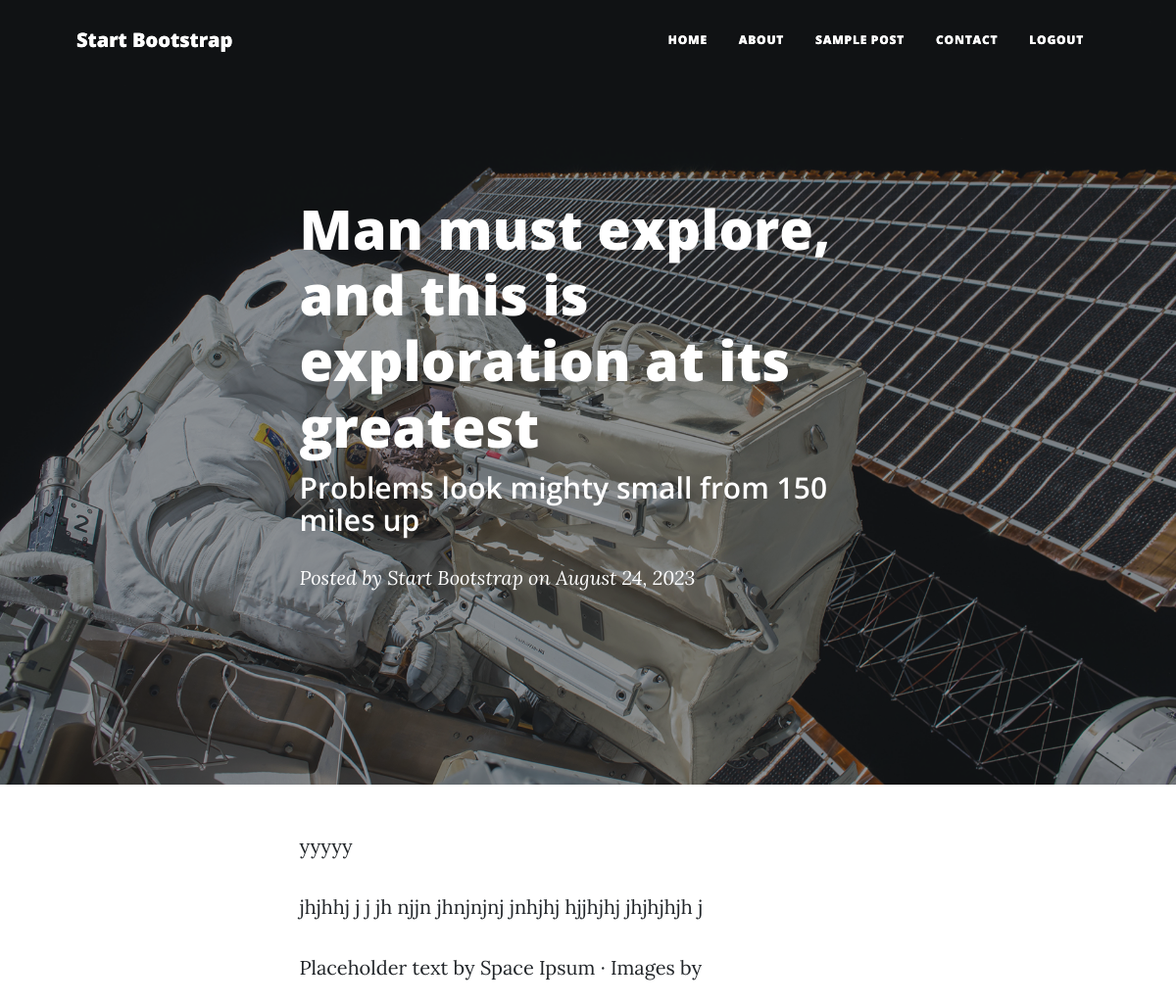
Screenshot of /singlepost/in9hjj (signed in) with the database file from the repository.
### shop/models.py (models this page shows, shortened)
class Post(models.Model):
    STATUS_CHOICES = (
        ('p', 'publish'),
        ('d', 'draft')
    )
    title = models.CharField(max_length=200)
    slug = models.SlugField(max_length=100, unique=True )
    description = models.TextField()
    thumbnail = models.ImageField(upload_to="image/")
    publish = models.DateTimeField(default=timezone.now)
    created = models.DateTimeField(auto_now_add=True)
    updated = models.DateTimeField(auto_now=True)
    status = models.CharField(max_length=1, choices=STATUS_CHOICES)

### shop/views.py (the view)
# urls.py: path('singlepost/<slug:slug>' , singlePost , name="singlePost")
@login_required(login_url='/login/')
def singlePost(request, slug):
    post = get_object_or_404(Post, slug=slug, status='p')
    context = {
        'post': post
    }
    return render(request, 'shop/post.html', context)

### shop/templates/shop/post.html (shortened to what this page needs)
{% load static %}
<!DOCTYPE html>
<html lang="en">
    <head>
        <link href="{% static 'css/styles.css' %}" rel="stylesheet" />
    </head>
    <body>
               {% include './header.html' %}
        <header class="masthead" style="background-image: url('{% static "assets/img/post-bg.jpg" %}')">
            <div class="container position-relative px-4 px-lg-5">
                <div class="row gx-4 gx-lg-5 justify-content-center">
                    <div class="col-md-10 col-lg-8 col-xl-7">
                        <div class="post-heading">
                            <h1>Man must explore, and this is exploration at its greatest</h1>
                            <h2 class="subheading">Problems look mighty small from 150 miles up</h2>
                            <span class="meta">
                                Posted by
                                <a href="#!">Start Bootstrap</a>
                                on August 24, 2023
                            </span>
                        </div>
                    </div>
                </div>
            </div>
        </header>
        <article class="mb-4">
            <div class="container px-4 px-lg-5">
                <div class="row gx-4 gx-lg-5 justify-content-center">
                    <div class="col-md-10 col-lg-8 col-xl-7">
                            {{ post.title }}
                        <p>
                            {{ post.description }}
                        </p>
                            Placeholder text by
                            <a href="http://spaceipsum.com/">Space Ipsum</a>
                            &middot; Images by
                    </div>
                </div>
            </div>
        </article>
                      {% include './header.html' %}
    </body>
</html>

### rows the page displays
Post: title "yyyyy", description "jhjhhj j j jh njjn jhnjnjnj jnhjhj hjjhjhj jhjhjhjh j"
